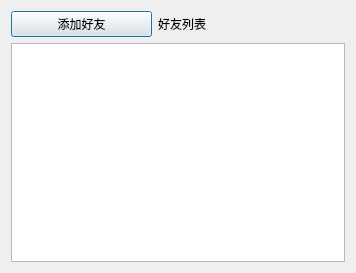
<?xml version="1.0" encoding="UTF-8"?>
<ui version="4.0">
 <class>friendlist</class>
 <widget class="QDialog" name="friendlist">
  <property name="geometry">
   <rect>
    <x>0</x>
    <y>0</y>
    <width>356</width>
    <height>273</height>
   </rect>
  </property>
  <property name="windowTitle">
   <string>Dialog</string>
  </property>
  <layout class="QVBoxLayout" name="verticalLayout">
   <item>
    <layout class="QHBoxLayout" name="horizontalLayout" stretch="3,4">
     <item>
      <widget class="QPushButton" name="button_addfreind">
       <property name="text">
        <string>添加好友</string>
       </property>
      </widget>
     </item>
     <item>
      <widget class="QLabel" name="label">
       <property name="text">
        <string>好友列表</string>
       </property>
      </widget>
     </item>
    </layout>
   </item>
   <item>
    <widget class="QTableView" name="table_friend"/>
   </item>
  </layout>
 </widget>
 <resources/>
 <connections/>
</ui>
